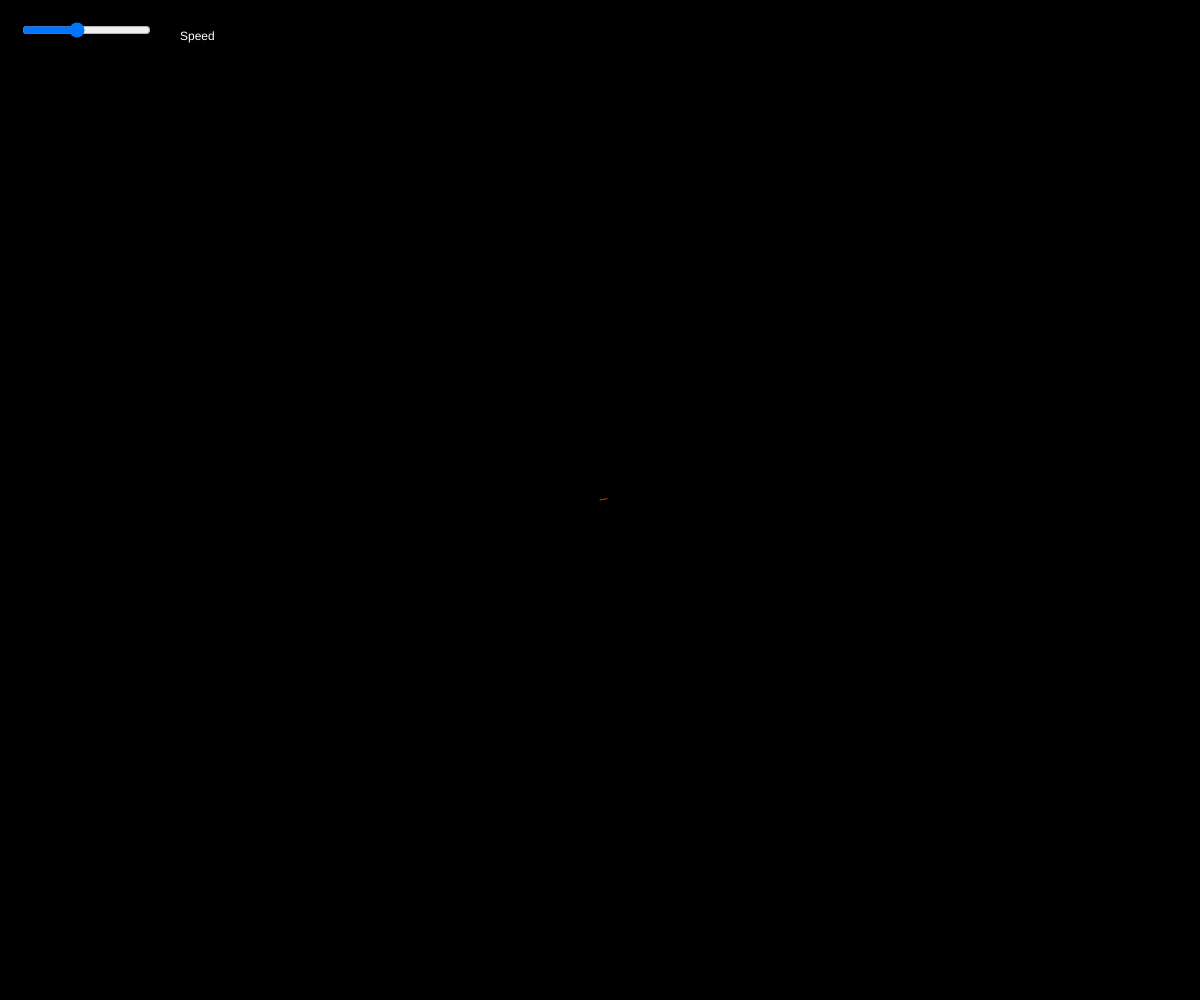
Frame 1 (no input)
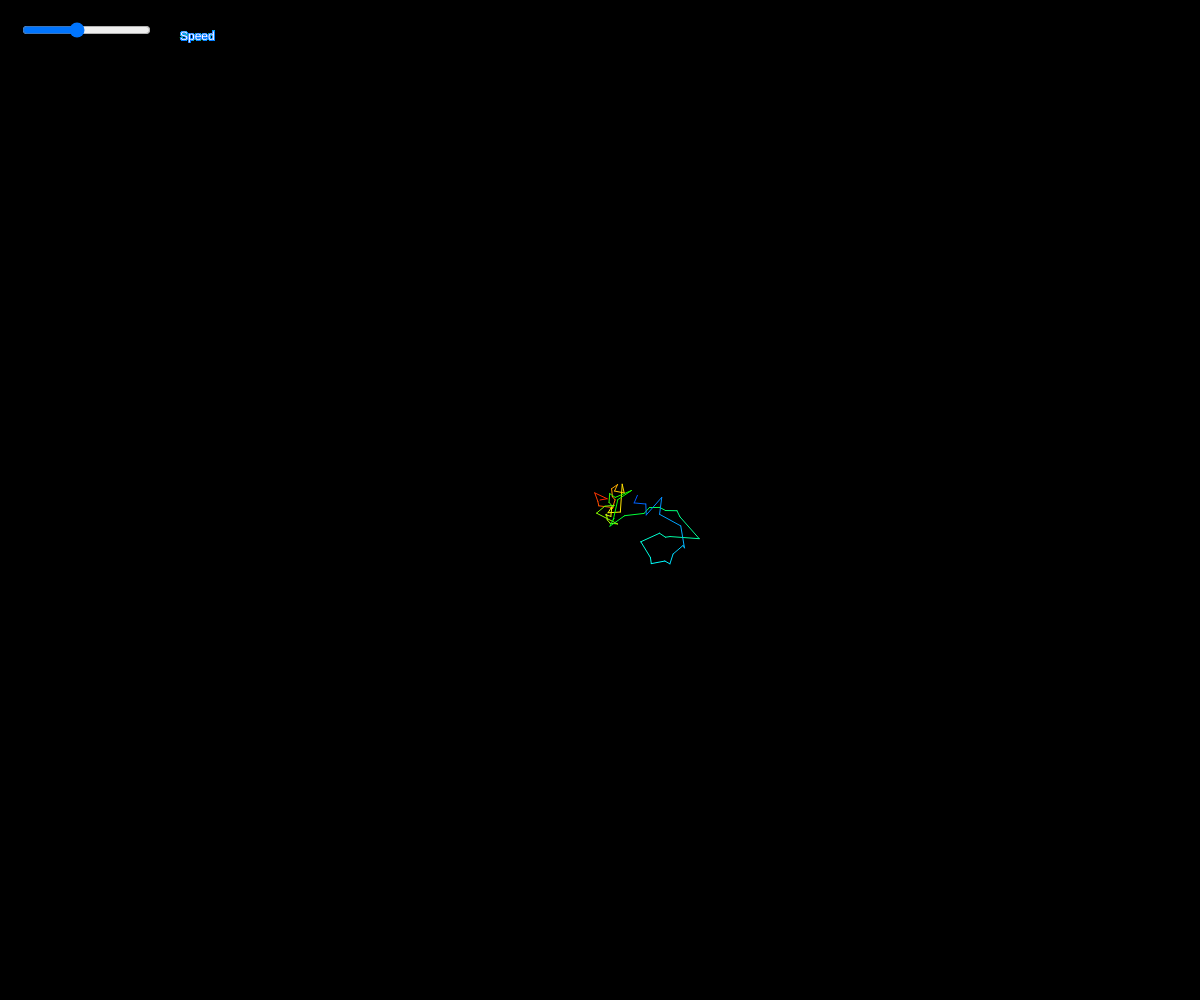
Frame 60 (no input)
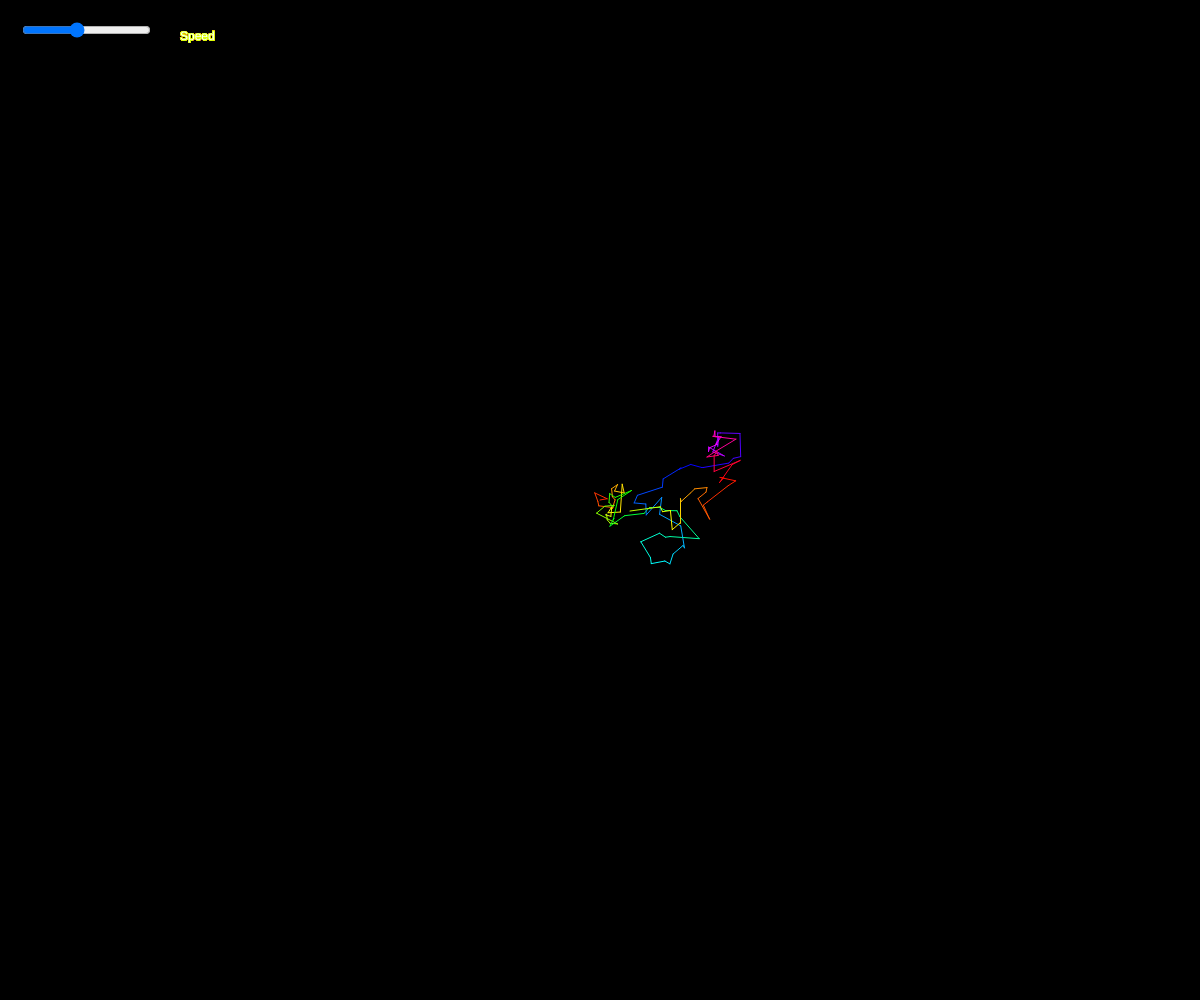
Frame 120 (the mouse pressed at the canvas centre since frame 60)

The p5.js sketch that drew these frames (run headless with seeded random() and noise() and a simulated clock; from frame 60 on, the mouse is pressed at the canvas centre):

// p5.js sketch
// ── sketch.js
 var length;
var width;
var walk = [];
var position;
var old;
var randomX;
var randomY;
var color;
var slider;
function setup() {
  // put setup code here


  createCanvas(windowWidth, windowHeight);
  position = createVector(windowWidth/2,windowHeight/2);
  old = createVector(position.x,position.y);
  color = 1;

  slider = createSlider(1, 70, 30);
  slider.position(20, 20);

  randomX = random(20);
  randomY = random(20);
  position.x+=random(-randomX,randomX);
  position.y+=random(-randomY,randomY);
  background(0);

  frameRate(slider.value());
  

}

function draw() {
  
  frameRate(slider.value());
  fill(255);
  text("Speed", 180, 40);
  
  
  color = (color+1)%100;
  colorMode(HSB, 100);
  stroke(color, 255, 255);
  

  line(position.x,position.y,old.x,old.y);
  old = createVector(position.x,position.y);
  randomX = random(slider.value());
  randomY = random(slider.value());
  position.x+=random(-randomX,randomX);
  position.y+=random(-randomY,randomY);




  //point(position.x,position.y);
  
}
